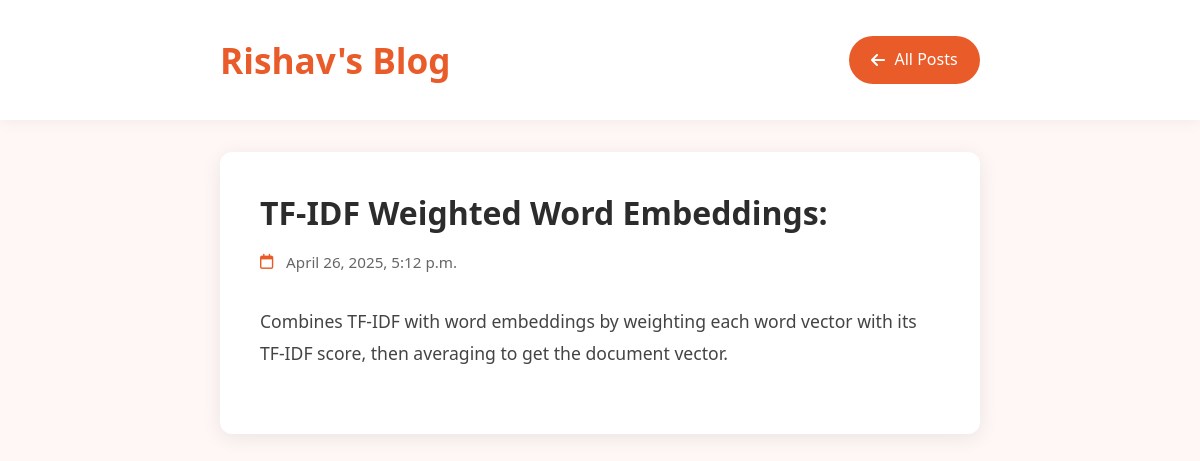
Page /post/32 on the committed database.
### posts/models.py (models this page shows)
class Post(models.Model):
    title = models.CharField(max_length=100)
    body = models.TextField()
    created_at = models.DateTimeField(default=datetime.now, blank=True)

### posts/views.py (the view)
# urls.py: path('post/<str:pk>', BlogPostDetailView.as_view(), name = 'post'),
class BlogPostDetailView(DetailView):
    model = Post
    template_name = 'post.html'
    context_object_name = 'posts'

### templates/post.html (shortened to what this page needs)
<!DOCTYPE html>
<html>
  <head>
  </head>
  <body>
    <div class="header">
      <div class="header-content">
        <h1 class="blog-title">Rishav's Blog</h1>
        <a href="/" class="back-btn">
          <i class="fa-solid fa-arrow-left"></i>
          All Posts
        </a>
      </div>
    </div>
    <div class="container">
      <div class="post-card">
        <h1 class="post-title">{{posts.title}}</h1>
        <div class="post-meta">
          <i class="fa-regular fa-calendar"></i>
          <span>{{posts.created_at}}</span>
        </div>
        <div class="post-content">
          <p>{{posts.body}}</p>
        </div>
      </div>
    </div>
  </body>
</html>

### templates/post.html (style rules this page uses)
* { box-sizing: border-box; margin: 0; padding: 0; }
body { font-family: "Segoe UI", system-ui, sans-serif; background: #fff7f5; line-height: 1.6; color: #333; }
.container { max-width: 800px; margin: 0 auto; padding: 0 20px; }
.header { background: white; padding: 2rem 0; box-shadow: 0 2px 15px rgba(0, 0, 0, 0.05); margin-bottom: 2rem; }
.header-content { max-width: 800px; margin: 0 auto; padding: 0 20px; display: flex; justify-content: space-between; align-items: center; }
.blog-title { color: #e95c29; font-size: 2.2rem; font-weight: 600; }
.back-btn { background: #e95c29; color: white; padding: 0.7rem 1.4rem; border-radius: 25px; text-decoration: none; display: inline-flex; align-items: center; gap: 0.6rem; transition: all 0.2s ease; }
.post-card { background: white; border-radius: 12px; padding: 2.5rem; margin: 2rem 0; box-shadow: 0 4px 20px rgba(0, 0, 0, 0.08); }
.post-title { color: #2c2c2c; font-size: 2rem; margin-bottom: 1rem; line-height: 1.3; }
.post-meta { color: #666; font-size: 0.95rem; margin-bottom: 2rem; display: flex; align-items: center; gap: 0.8rem; }
.post-meta i { color: #e95c29; }
.post-content { color: #444; font-size: 1.1rem; line-height: 1.8; }
.post-content p { margin-bottom: 1.5rem; }

### rows in the picture
Post: title "TF-IDF Weighted Word Embeddings:", created_at "April 26, 2025, 5:12 p.m.", body "Combines TF-IDF with word embeddings by weighting each word vector with its TF-IDF score, then averaging to get the document vector."
